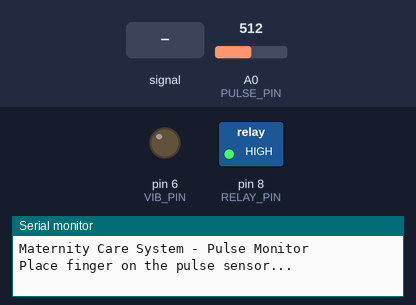
Simulated run of this sketch. Board: Arduino Uno, built with avr-gcc and run on an emulated ATmega328P. Shown: switched loads named in the sketch (green lamp = pin HIGH), output pins drawn as LEDs (lit = HIGH), the last lines printed to the serial monitor. The inputs (shaded band) are chosen by the test bench; at power-on: A0 (PULSE_PIN) = 512.

Above: at 1.2 s.
1.3 s: A0 (PULSE_PIN) fed a 200 Hz sine of ±255 counts around its level
At 3.2 s:
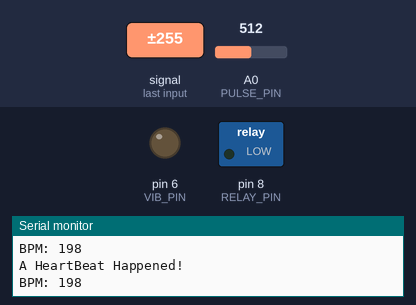
3.7 s: A0 (PULSE_PIN) set to 716
At 6.6 s:
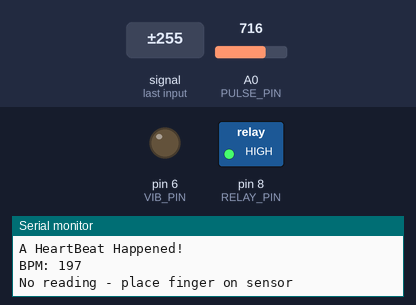
6.7 s: A0 (PULSE_PIN) fed a 1000 Hz sine of ±255 counts around its level
At 7.98 s:
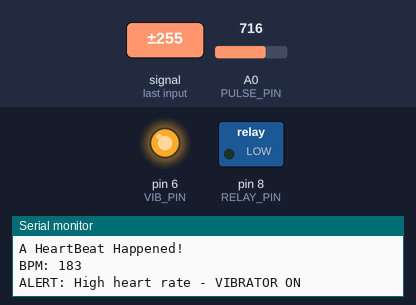
9.7 s: A0 (PULSE_PIN) set to 900
At 13.4 s:
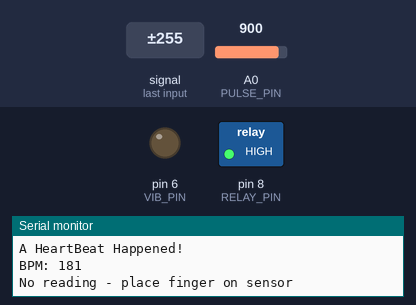
Timing chart, 0 to 13.7 s (numbered marks = the images above; inputs shaded):
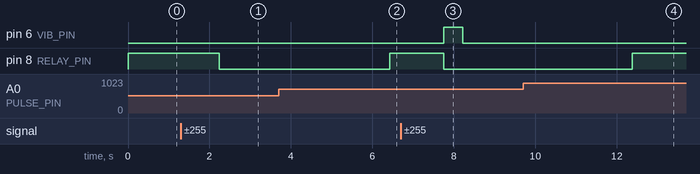

Measured:
- after the input at 1.3 s, pin 8 (RELAY_PIN): HIGH → LOW after 0.95 s
- after the input at 3.7 s, pin 6 (VIB_PIN): stays LOW (without the input it goes to HIGH after 1.6 s); pin 8 (RELAY_PIN): LOW → HIGH after 2.7 s
- after the input at 6.7 s, pin 6 (VIB_PIN): LOW → HIGH after 1.1 s, → LOW 0.46 s later; pin 8 (RELAY_PIN): HIGH → LOW after 1.1 s
- after the input at 9.7 s, pin 6 (VIB_PIN): stays LOW (without the input it goes to HIGH after 3.1 s); pin 8 (RELAY_PIN): LOW → HIGH after 2.7 s

The sketch:

pulse.ino
```cpp
/*
  pulse.ino  -  Maternity Care System (Health-IoT wearable)
  ---------------------------------------------------------
  Reads the analog Pulse Sensor on A0, calculates heart rate (BPM),
  sends it to the serial monitor AND to a phone over the HC-05 Bluetooth
  module, and raises alerts (coin vibration motor + 12V relay) when the
  BPM goes outside the safe range.

  Board : Arduino Uno
  Pins  : Pulse sensor signal -> A0
          HC-05 TX -> D2 (Arduino RX),  HC-05 RX <- D3 (Arduino TX)
          Vibration motor (via NPN transistor, 1k on base) -> D6
          Relay module IN -> D8

  No external library is needed: BPM detection is done in this file.
*/

#include <SoftwareSerial.h>

// ---------------- Pins ----------------
const uint8_t PULSE_PIN = A0;
const uint8_t BT_RX_PIN = 2;   // Arduino RX  <- HC-05 TX
const uint8_t BT_TX_PIN = 3;   // Arduino TX  -> HC-05 RX (use a voltage divider, HC-05 RX is 3.3V)
const uint8_t VIB_PIN   = 6;   // transistor base (through 1k resistor)
const uint8_t RELAY_PIN = 8;

// Most cheap relay modules switch ON when the pin is LOW. If yours clicks
// the wrong way round, change this to false.
const bool RELAY_ACTIVE_LOW = true;

// ---------------- Safe range & timing ----------------
const int BPM_HIGH = 100;                       // above this -> alert
const int BPM_LOW  = 40;                        // below this -> alert (optional lower limit)
const unsigned long ALERT_INTERVAL_MS = 5000;   // cooldown: max one alert every 5 s
const unsigned long VIBRATION_MS      = 500;    // how long the motor buzzes per alert

// ---------------- Beat detection settings ----------------
const unsigned long SAMPLE_INTERVAL_MS    = 2;     // read sensor at ~500 Hz
const unsigned long MIN_BEAT_GAP_MS       = 300;   // ignore beats closer than this (>200 BPM)
const unsigned long MAX_BEAT_GAP_MS       = 1500;  // gaps longer than this (<40 BPM) = resync
const unsigned long NO_FINGER_TIMEOUT_MS  = 3000;  // no beat for 3 s -> "No reading"
const int           MIN_AMPLITUDE         = 40;    // weaker signal than this = no finger
const uint8_t       BEATS_TO_AVERAGE      = 4;     // smooth BPM over the last 4 beats

SoftwareSerial bt(BT_RX_PIN, BT_TX_PIN);

int  signalVal = 512, peakVal = 512, troughVal = 512;
bool aboveThreshold = false;
unsigned long lastSample = 0, lastBeat = 0, lastDecay = 0, lastAlert = 0, vibUntil = 0;
unsigned long ibiBuf[BEATS_TO_AVERAGE];
uint8_t ibiCount = 0, ibiIdx = 0;
int bpm = 0;

// ---------------- Print to Serial Monitor AND Bluetooth ----------------
void out(const __FlashStringHelper* s)   { Serial.print(s);   bt.print(s); }
void outln(const __FlashStringHelper* s) { Serial.println(s); bt.println(s); }
void out(int v)                          { Serial.print(v);   bt.print(v); }
void outln(int v)                        { Serial.println(v); bt.println(v); }

// ---------------- Outputs ----------------
void setRelay(bool on) {
  digitalWrite(RELAY_PIN, (on != RELAY_ACTIVE_LOW) ? HIGH : LOW);
}

void serviceVibration(unsigned long now) {
  if (vibUntil != 0 && now >= vibUntil) {
    digitalWrite(VIB_PIN, LOW);
    vibUntil = 0;
  }
}

void checkAlerts(unsigned long now) {
  bool high = (bpm > BPM_HIGH);
  bool low  = (bpm > 0 && bpm < BPM_LOW);

  setRelay(high);   // relay follows the critical (high BPM) condition

  // Cooldown logic: only alert once every ALERT_INTERVAL_MS, not continuously
  if ((high || low) && (now - lastAlert >= ALERT_INTERVAL_MS)) {
    lastAlert = now;
    digitalWrite(VIB_PIN, HIGH);
    vibUntil = now + VIBRATION_MS;
    outln(high ? F("ALERT: High heart rate - VIBRATOR ON")
               : F("ALERT: Low heart rate - VIBRATOR ON"));
  }
}

// ---------------- Beat detection ----------------
void onBeat(unsigned long now) {
  if (lastBeat != 0) {
    unsigned long ibi = now - lastBeat;          // inter-beat interval
    if (ibi < MIN_BEAT_GAP_MS) return;           // too soon: noise
    if (ibi <= MAX_BEAT_GAP_MS) {
      ibiBuf[ibiIdx] = ibi;
      ibiIdx = (ibiIdx + 1) % BEATS_TO_AVERAGE;
      if (ibiCount < BEATS_TO_AVERAGE) ibiCount++;

      if (ibiCount >= 3) {                       // wait for a few beats before reporting
        unsigned long sum = 0;
        for (uint8_t i = 0; i < ibiCount; i++) sum += ibiBuf[i];
        bpm = (int)(60000UL / (sum / ibiCount));
        outln(F("A HeartBeat Happened!"));
        out(F("BPM: "));
        outln(bpm);
        checkAlerts(now);
      }
    } else {
      ibiCount = 0; ibiIdx = 0;                  // gap too long: start averaging again
    }
  }
  lastBeat = now;
}

void readPulse(unsigned long now) {
  int raw = analogRead(PULSE_PIN);
  signalVal = (signalVal * 3 + raw) / 4;         // light smoothing filter

  if (signalVal > peakVal)   peakVal   = signalVal;
  if (signalVal < troughVal) troughVal = signalVal;

  // Let peak/trough slowly close in so the threshold adapts to the signal
  if (now - lastDecay >= 50) {
    lastDecay = now;
    if (peakVal > troughVal + 2) { peakVal--; troughVal++; }
  }

  int amp    = peakVal - troughVal;
  int thresh = troughVal + amp / 2;

  if (amp < MIN_AMPLITUDE) { aboveThreshold = false; return; }   // no usable signal

  int margin = amp / 10;                                          // hysteresis
  if (!aboveThreshold && signalVal > thresh + margin) {
    aboveThreshold = true;                                        // rising edge = heartbeat
    onBeat(now);
  } else if (aboveThreshold && signalVal < thresh - margin) {
    aboveThreshold = false;
  }
}

// ---------------- Arduino entry points ----------------
void setup() {
  pinMode(VIB_PIN, OUTPUT);
  pinMode(RELAY_PIN, OUTPUT);
  digitalWrite(VIB_PIN, LOW);
  setRelay(false);

  Serial.begin(9600);
  bt.begin(9600);                                // HC-05 default data baud rate
  outln(F("Maternity Care System - Pulse Monitor"));
  outln(F("Place finger on the pulse sensor..."));
}

void loop() {
  unsigned long now = millis();

  if (now - lastSample >= SAMPLE_INTERVAL_MS) {
    lastSample = now;
    readPulse(now);
  }

  // No beat for a while -> finger removed
  if (bpm > 0 && (now - lastBeat > NO_FINGER_TIMEOUT_MS)) {
    bpm = 0;
    ibiCount = 0; ibiIdx = 0;
    setRelay(false);
    outln(F("No reading - place finger on sensor"));
  }

  serviceVibration(now);
}
```
